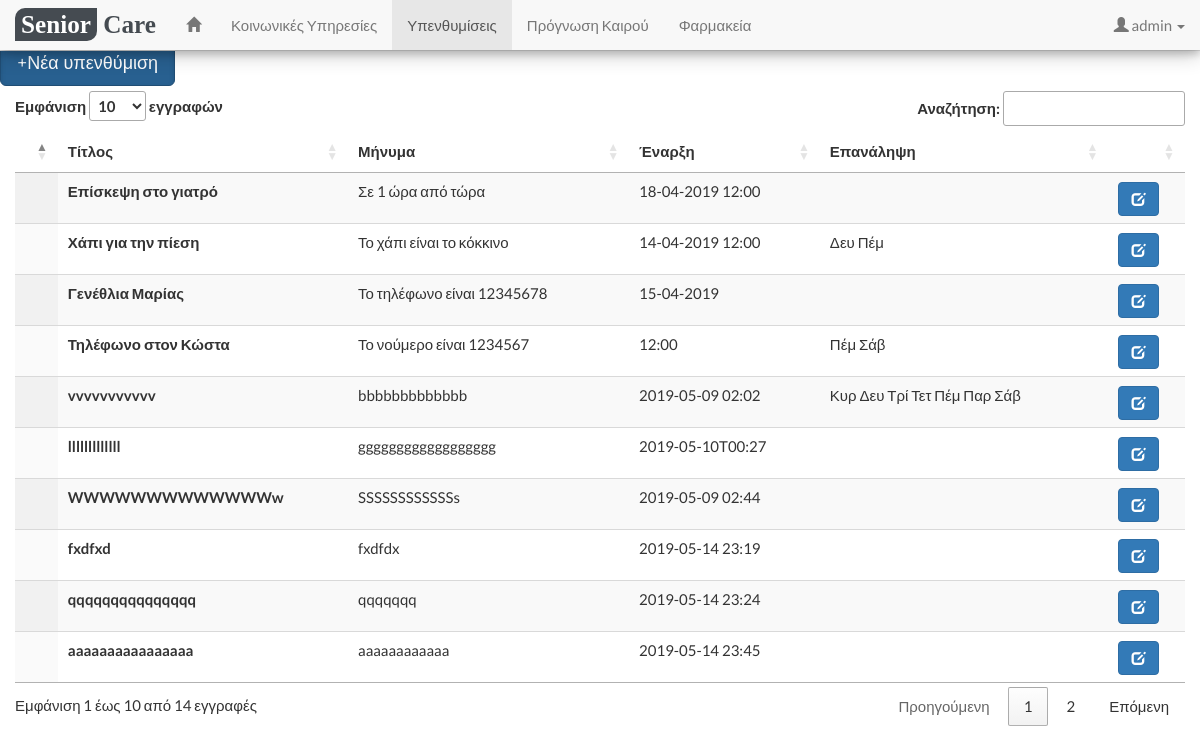
Screenshot of /code/reminders/index.php (signed in) with the database file from the repository.
### tables this page shows
CREATE TABLE `reminder` (
  `id_reminder` smallint(5) NOT NULL,
  `id_user` smallint(5) NOT NULL,
  `title` varchar(30) NOT NULL,
  `message` text NOT NULL,
  `start_date` text NOT NULL,
  `repetition` varchar(7) NOT NULL
);

### code/reminders/index.php (the view, shortened to what this page needs)
<?php
include __DIR__.'/../header_footer/header.php';
include __DIR__.'/../conf/conf.php';
include __DIR__.'/../reminders/reminders_modals.php';
?>
<button data-toggle="collapse" data-target="#reminders_form" class="btn btn-primary btn-lg active">+Νέα υπενθύμιση</button>
<?php
$sql = 'SELECT * FROM reminder WHERE id_user='.$_SESSION['id_user'];
?>
<div class="container-fluid " style="padding-top: 5px;">
	<table id="table_id" class="table display" style="width:100%">
		<thead>
			<tr>
				<th></th>
				<th>Τίτλος</th>
				<th>Μήνυμα</th>
				<th>Έναρξη</th>
				<th>Επανάληψη</th>
				<th></th>
			</tr>
		</thead>
		<tbody>
<?php
	$result = $conn->query($sql) or die('Error, query reminder failed');
if(mysqli_num_rows($result) > 0)
    {
        while($row = mysqli_fetch_assoc($result))
        {
			$repet = (string) $row['repetition'];
			$rpt = "";
			$rpt .= (substr($repet, 0, 1) == '1') ? 'Κυρ ' : '';
			$rpt .= (substr($repet, 1, 1) == '1') ? 'Δευ ' : '';
			$rpt .= (substr($repet, 2, 1) == '1') ? 'Τρί ' : '';
			$rpt .= (substr($repet, 3, 1) == '1') ? 'Τετ ' : '';
			$rpt .= (substr($repet, 4, 1) == '1') ? 'Πέμ ' : '';
			$rpt .= (substr($repet, 5, 1) == '1') ? 'Παρ ' : '';
			$rpt .= (substr($repet, 6, 1) == '1') ? 'Σάβ' : '';
			echo '<tr id=tr-'.$row['id_reminder'].'>
				<td></td>
				<td><strong>'.$row['title'].'</strong></td>
				<td>'.$row['message'].'</td>
				<td>'.$row['start_date'].'</td>
				<td>'.$rpt.'</td>
				<td>
					<button
							type="button"
							id="edit-'.$row['id_user'].'"
							class="btn btn-primary glyphicon glyphicon-edit"
							onclick="edit_reminder('.$row['id_reminder'].')"
							>
					</button>
                </td>
            </tr>';
        }
    }
    else
    {
        echo '<tr><td colspan="6">Records not found!</td></tr>';
    }
 ?>
	</table>
</div>

### code/css/rh6.css (style rules this page uses)
body { padding-right: 0 !important; }

### code/css/rh.css (style rules this page uses)
* { -webkit-box-sizing:border-box;-moz-box-sizing:border-box;box-sizing:border-box }
html { -ms-text-size-adjust:100%;-webkit-text-size-adjust:100% }
body { margin:0 }
button,input,select,textarea { font:inherit;margin:0 }
button { overflow:visible }
button,select { text-transform:none }
button,html input[type=button],input[type=reset],input[type=submit] { -webkit-appearance:button;cursor:pointer }
html,body { font-family:Verdana,sans-serif;font-size:15px;line-height:1.5 }
html { overflow-x:hidden }
table { border-collapse:collapse;border-spacing:0;width:100%;display:table }
table,th,td { border:none }

### code/header_footer/header.php (style rules this page uses)
body,h1,h2,h3,h4,h5,h6 { font-family: "Lato", sans-serif }
h1,button { font-family: "Montserrat", sans-serif }

### rows the page displays
reminder: title "Επίσκεψη στο γιατρό", message "Σε 1 ώρα από τώρα", start_date "18-04-2019 12:00"
reminder: title "Χάπι για την πίεση", message "Το χάπι είναι το κόκκινο", start_date "14-04-2019 12:00", repetition "Δευ Πέμ"
reminder: title "Γενέθλια Μαρίας", message "Το τηλέφωνο είναι 12345678", start_date "15-04-2019"
reminder: title "Τηλέφωνο στον Κώστα", message "Το νούμερο είναι 1234567", start_date "12:00", repetition "Πέμ Σάβ"
reminder: title "vvvvvvvvvvv", message "bbbbbbbbbbbbb", start_date "2019-05-09 02:02", repetition "Κυρ Δευ Τρί Τετ Πέμ Παρ Σάβ"
reminder: title "lllllllllllll", message "gggggggggggggggggg", start_date "2019-05-10T00:27"
reminder: title "WWWWWWWWWWWWWw", message "SSSSSSSSSSSSs", start_date "2019-05-09 02:44"
reminder: title "fxdfxd", message "fxdfdx", start_date "2019-05-14 23:19"
reminder: title "qqqqqqqqqqqqqqq", message "qqqqqqq", start_date "2019-05-14 23:24"
reminder: title "aaaaaaaaaaaaaaaa", message "aaaaaaaaaaaa", start_date "2019-05-14 23:45"

### other values shown
$_SESSION['username'] "admin"
